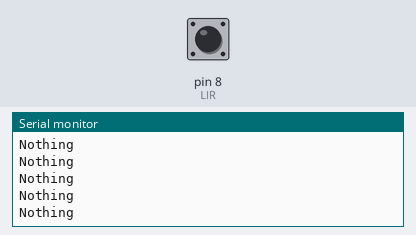
A sketch run on a simulated Arduino Uno, built with avr-gcc and run on an emulated ATmega328P. Shown: the last lines printed to the serial monitor. The test bench sets the inputs (shaded band); at power-on: pin 8 (LIR) HIGH.

Above: at 1.2 s.
1.3 s: pin 8 (LIR) driven LOW
At 2.4 s:
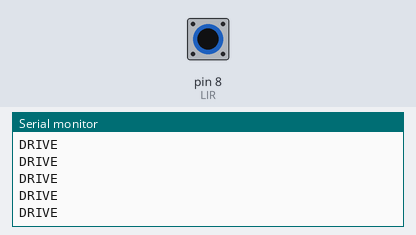
3.2 s: pin 8 (LIR) driven HIGH
At 4.0 s:
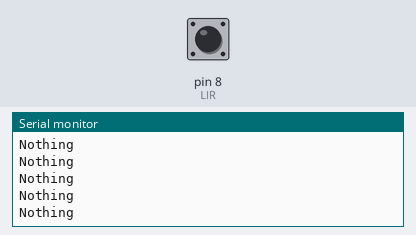

Measured:
- after the input at 1.3 s, the serial monitor: prints a new line after 0.08 s (image 1)

The sketch:

ir_sensor.ino
```cpp
#define LIR 8      // left IR sensor
//#define RIR 29     // right IR sensor

void setup() {
  // put your setup code here, to run once:

  pinMode(LIR,INPUT);
 // pinMode(RIR,INPUT);

    Serial.begin(9600);

}

void loop() {
  // put your main code here, to run repeatedly:
if(!digitalRead(LIR)){
        Serial.println("DRIVE");

}
else{
  Serial.println("Nothing");
}
}
```
